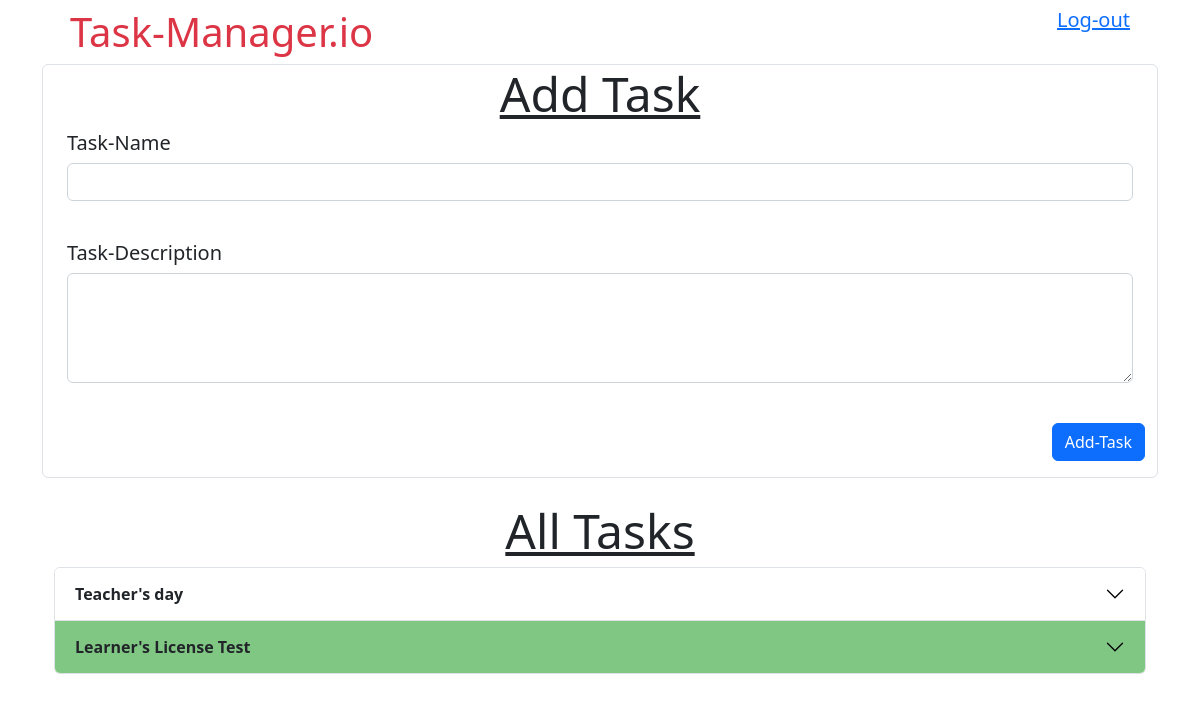
The page /list/ (signed in) on the database as committed earlier.
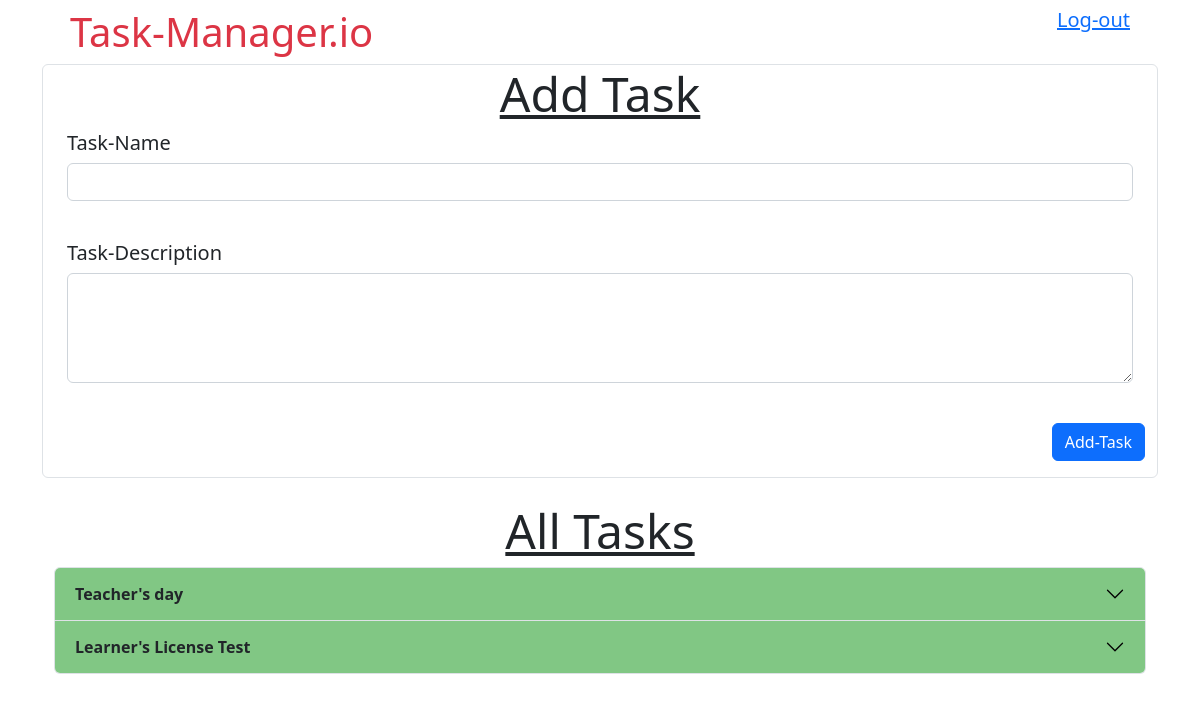
The same page on the database as committed later.
### list/models.py (models this page shows)
class Task(models.Model):
    user = models.ForeignKey(User,on_delete=models.CASCADE,null=True)
    task_name = models.CharField(max_length=30)
    task_description = models.TextField(max_length=150)
    task_status = models.BooleanField(default=False)
    class Meta:
        db_table = "task"

### list/views.py (the view, shortened to what this page needs)
# urls.py: path('',views.index,name="index"),
@login_required(login_url='signin')
def index(request):
    tasks = Task.objects.filter(user=request.user).order_by("-id")
    context = {
        'task' : tasks
    }
    return render(request,'list/index.html',context)

### templates/list/index.html (shortened to what this page needs)
{% extends 'base.html' %}
{% load static %}
{% block content %}
  <div class="row mx-auto border rounded">
    <form class="needs-validation" action="{% url 'index' %}" method="post" onsubmit="return validate();">
      <div class="row">
        <h2 class="display-5" style="text-align: center;"><u>Add Task</u></h2>
      </div>
      <div class="row mx-auto">
        <div class="mb-3">
          <label for="t_name" class="h5">Task-Name</label>
          <input type="text" class="form-control" id="t_name" name="t_name">
        </div>
        <div class="mb-3">
          <label for="t_details" class="form-label h5">Task-Description</label>
          <textarea class="form-control" id="t_details" name="t_details" rows="4"></textarea>
        </div>
      </div>
      <div class="row d-flex justify-content-end">
        <div class="col-auto">
          <input type="submit" value="Add-Task" class="btn btn-primary mb-3">
        </div>
      </div>
    </form>
  </div>
  <div class="container">
    <div class="row mt-4">
      {% if task %}
        <h2 class="display-5" style="text-align: center;"><u>All Tasks</u></h2>
      {% else %}
        <h1 style="text-align: center;">Please Add Some Tasks</h1>
      {% endif %}
    </div>
    <div class="accordion" id="accordionExample">
      {% for t in task %}
        <div class="accordion-item">
          {% if t.task_status %}
          <h2 class="accordion-header" id="heading{{ t.id }}"><button class="accordion-button collapsed" style="background-color: #81C784;" type="button" data-bs-toggle="collapse" data-bs-target="#collapse{{ t.id }}" aria-expanded="true" aria-controls="collapse{{ t.id }}"><strong>{{ t.task_name }}</strong></button></h2>
          {% else %}
          <h2 class="accordion-header" id="heading{{ t.id }}"><button class="accordion-button collapsed"  type="button" data-bs-toggle="collapse" data-bs-target="#collapse{{ t.id }}" aria-expanded="true" aria-controls="collapse{{ t.id }}"><strong>{{ t.task_name }}</strong></button></h2>
          {% endif %}
        </div>
      {% endfor %}
    </div>
  </div>
{% endblock %}

### templates/base.html (shortened to what this page needs)
{% load static %}
<!DOCTYPE html>
<html lang="en">
<head>
    <link rel="stylesheet" href="{% static 'bs5/css/bootstrap.min.css' %}">
</head>
<body>
    <div class="container my-2">
        <header>
            <div class="row mx-3">
                <div class="col">
                    <h1 class="text-danger">Task-Manager.io</h1>
                </div>
                <div class="col" style="text-align: right;">
                    {% if user.is_authenticated %}
                        <h5 class="text-primary">
                            <a href="{% url 'logout' %}">Log-out</a>
                        </h5>
                    {% else %}
                        <h5 class="text-primary">
                            <a href="{% url 'signup' %}">sign-up</a>
                        </h5>
                    {% endif %}
                </div>
            </div>
        </header>
        {% block content %}
        {% endblock content %}
    </div>
</body>
</html>

Rows that differ between the two databases and show on the page:
changed Task "Teacher's day": task_status False → True (drawn)
